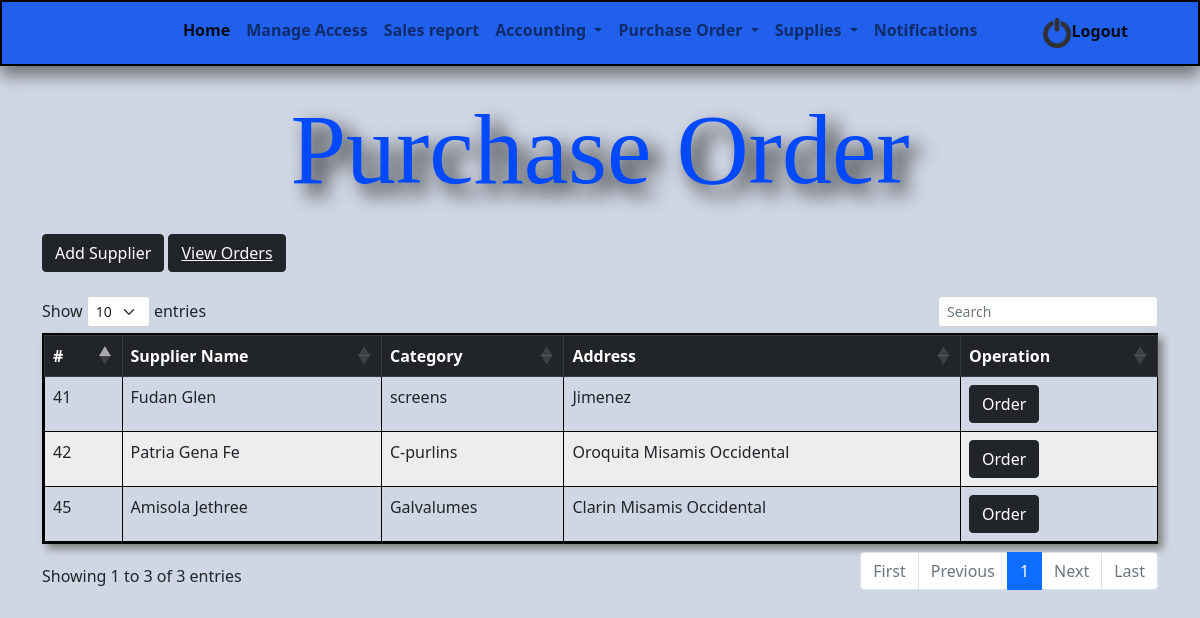
The app's page /po.php, older data.
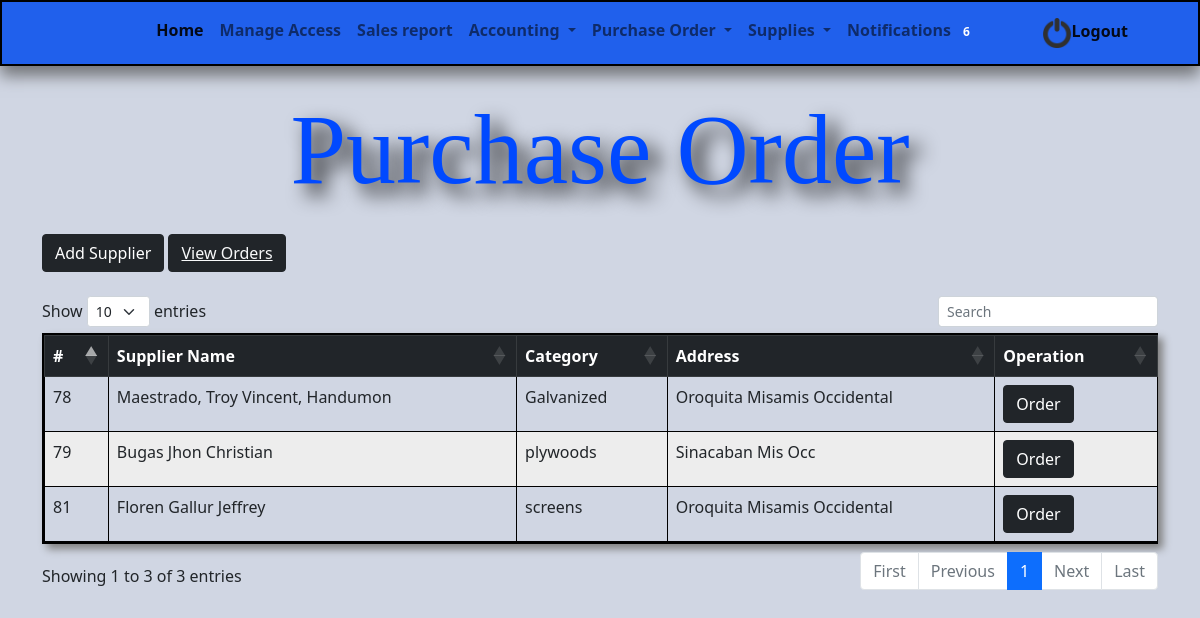
The same page, newer data.
### tables this page shows
CREATE TABLE `supplier` (
  `supplier_id` int(11) NOT NULL,
  `lastname/firstname/midname` varchar(150) NOT NULL,
  `email` varchar(50) NOT NULL,
  `category_id` int(11) NOT NULL,
  `details` varchar(200) NOT NULL,
  `gender` varchar(50) NOT NULL,
  `address` varchar(100) NOT NULL,
  `image_url` varchar(50) NOT NULL
);

CREATE TABLE `category` (
  `categ_id` int(11) NOT NULL,
  `categ_name` varchar(50) NOT NULL
);

### database/functions.php (called while the page is built, shortened)
<?php
    function fetchAll($query){
        $con = new PDO(DBINFO, DBUSER, DBPASS);
        $stmt = $con->query($query);
        return $stmt->fetchAll();
    }
?>

### po.php (the view, shortened to what the changed rows need)
<?php
include 'database/db.php';
include 'try.php';
?>
<!DOCTYPE html>
<html>
<head>
	<link href="https://cdn.jsdelivr.net/npm/bootstrap@5.1.3/dist/css/bootstrap.min.css" rel="stylesheet">
  <link rel="stylesheet" type="text/css" href="https://cdn.datatables.net/1.11.3/css/dataTables.bootstrap5.min.css">
  <link href="https://cdn.jsdelivr.net/npm/bootstrap@5.1.3/dist/css/bootstrap.min.css" rel="stylesheet">
  <link rel="stylesheet" href="https://cdn.jsdelivr.net/npm/bootstrap-icons@1.6.1/font/bootstrap-icons.css">
</head>
<body>
<form action="" method="POST" class="needs-validation" novalidate>
<div class="container">
<div class="my-4">
	<h1 class="text-center" style="font-family: Bodoni MT Black; color: #0049FF;text-shadow: 10px 10px 20px black; font-size: 100px;"> Purchase Order</h1>
</div>
</form>
<table class="table table-bordered" id="tebol5">
  <thead class="table-dark">
    <tr>
      <th>#</th>
      <th>Supplier Name</th>
      <th>Category</th>
      <th>Address</th>
      <th>Operation</th>
    </tr>
  </thead>
  <tbody>
    <?php
    $disp="SELECT
                  supplier.`lastname/firstname/midname`,
                  supplier.email,
                  category.categ_name,
                  supplier.details,
                  supplier.gender,
                  supplier.address,
                  supplier.supplier_id
                  FROM
                  supplier
                  INNER JOIN category ON supplier.category_id = category.categ_id";
    $result=mysqli_query($conn,$disp);
    if($result->num_rows>0){
      while($row =$result->fetch_assoc()){
        $id=$row['supplier_id'];
        $name=$row['lastname/firstname/midname'];
        $category=$row['categ_name'];
        $address=$row['address'];
        echo '
            <tr>
                <td>'.$id.'</td>
                <td>'.$name.'</td>
                <td>'.$category.'</td>
                <td>'.$address.'</td>
              <td>
             	<button  class="btn btn-dark editbtn">Order</button>
                </td>
              </tr>
        ';
      }
    }
    ?>
  </tbody>
</table>
<link rel="stylesheet" type="text/css" href="https://cdn.datatables.net/1.11.3/css/dataTables.bootstrap5.min.css">
</body>
</html>

### try.php (shortened to what the changed rows need)
<?php
include 'database/functions.php';
?>
<!DOCTYPE html>
<html>
<head>
  <link href="https://cdn.jsdelivr.net/npm/bootstrap@5.1.3/dist/css/bootstrap.min.css" rel="stylesheet">
  <link rel="stylesheet" href="https://cdn.jsdelivr.net/npm/bootstrap-icons@1.6.1/font/bootstrap-icons.css">
</head>
<body style="background-color: #D0D6E3">
<nav class="navbar navbar-expand-md navbar-light" style="background: #2060EC; border: 2px black solid;box-shadow: 0 10px 15px #737579">
  <div class="container-fluid" style="font-weight: bold;">
    <div class="collapse navbar-collapse" id="navbarSupportedContent">
      <ul class="navbar-nav ms-auto mb-2 mb-lg-0" style="margin-right: 50px; font-weight: bold;">
<ul class="navbar-nav mr-auto">
         <li class="nav-item dropdown ">
            <a class="nav-link" href="" id="dropdown01" data-toggle="dropdown" aria-haspopup="true" aria-expanded="false">Notifications
                <?php
                $query = "SELECT * from `notifications` where `status` = 'unread' order by `date` DESC";
                if(count(fetchAll($query))>0){
                ?>
                <span class="badge badge-light"><?php echo count(fetchAll($query)); ?></span>
              <?php
                }
                    ?>
              </a>
  </li>
  </ul>
      </ul>
    </div>
  </div>
</nav>
</body>
</html>

Row changes from the older to the newer data that the page shows:
removed supplier: supplier_id "41", value "Fudan Glen", category.categ_name "screens", address "Jimenez"
removed supplier: supplier_id "42", value "Patria Gena Fe", category.categ_name "C-purlins", address "Oroquita Misamis Occidental"
removed supplier: supplier_id "45", value "Amisola Jethree", category.categ_name "Galvalumes", address "Clarin Misamis Occidental"
added supplier: supplier_id "78", value "Maestrado, Troy Vincent, Handumon", category.categ_name "Galvanized", address "Oroquita Misamis Occidental"
added supplier: supplier_id "79", value "Bugas Jhon Christian", category.categ_name "plywoods", address "Sinacaban Mis Occ"
added supplier: supplier_id "81", value "Floren Gallur Jeffrey", category.categ_name "screens", address "Oroquita Misamis Occidental"
Text that changed along with them:
count(fetchAll($query)): (not shown) → "6"
